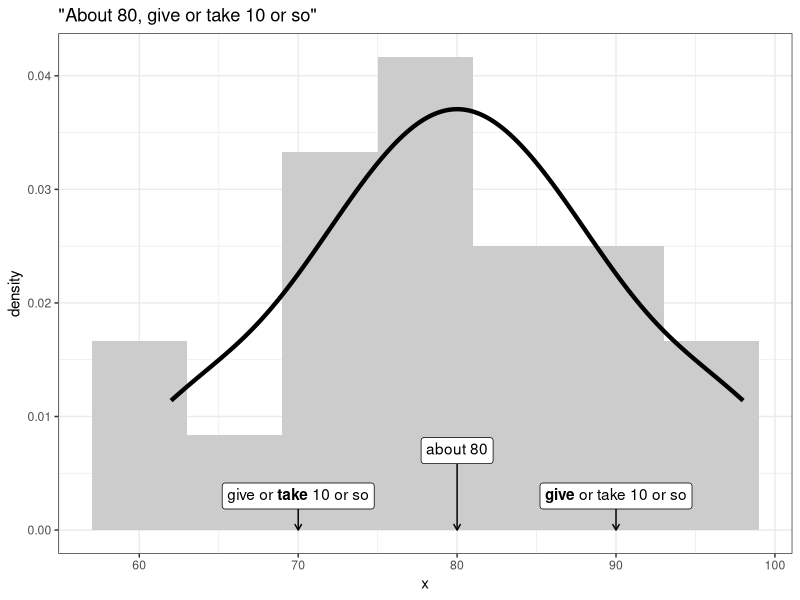
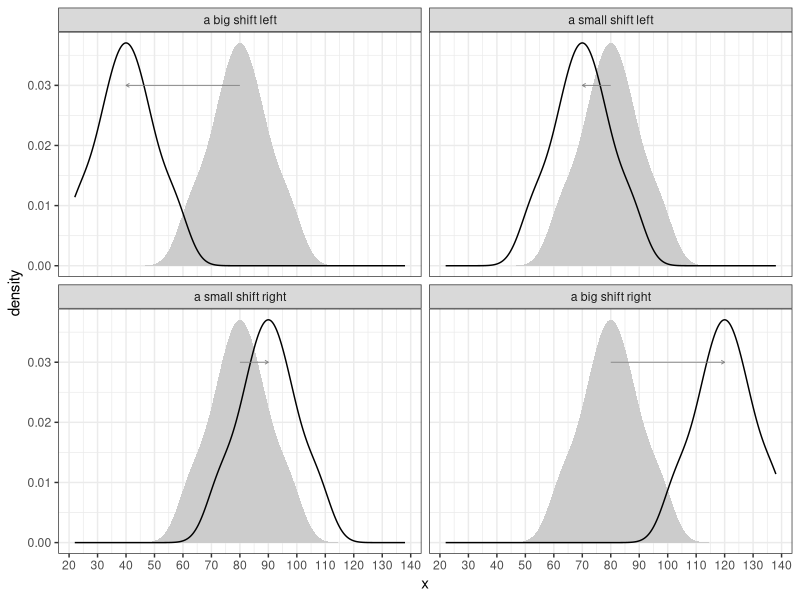
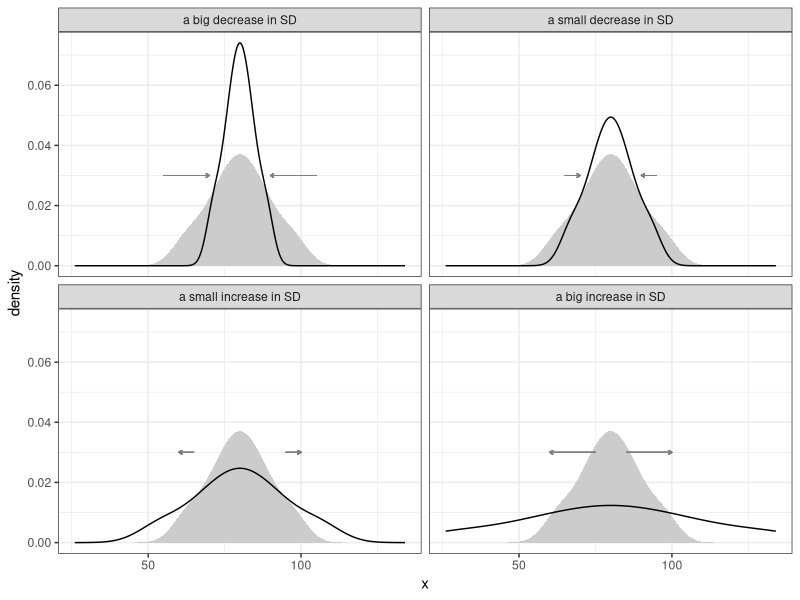
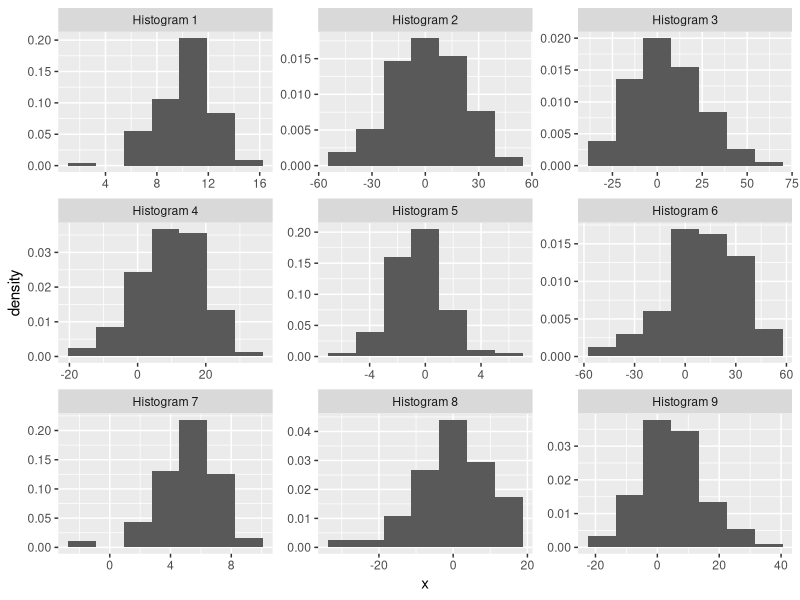
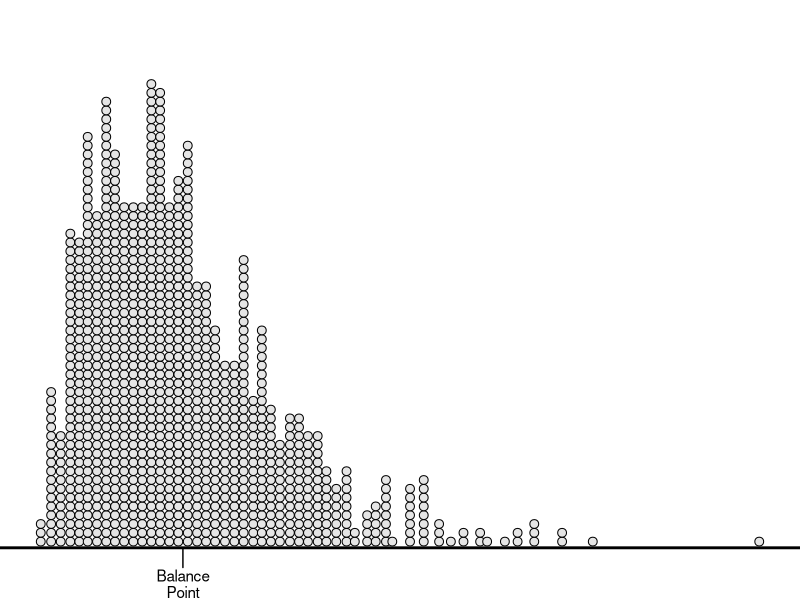
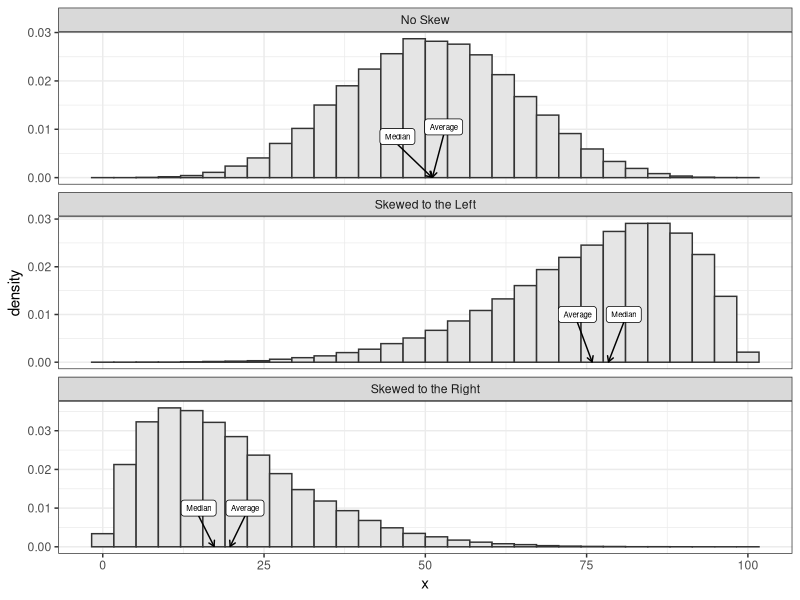
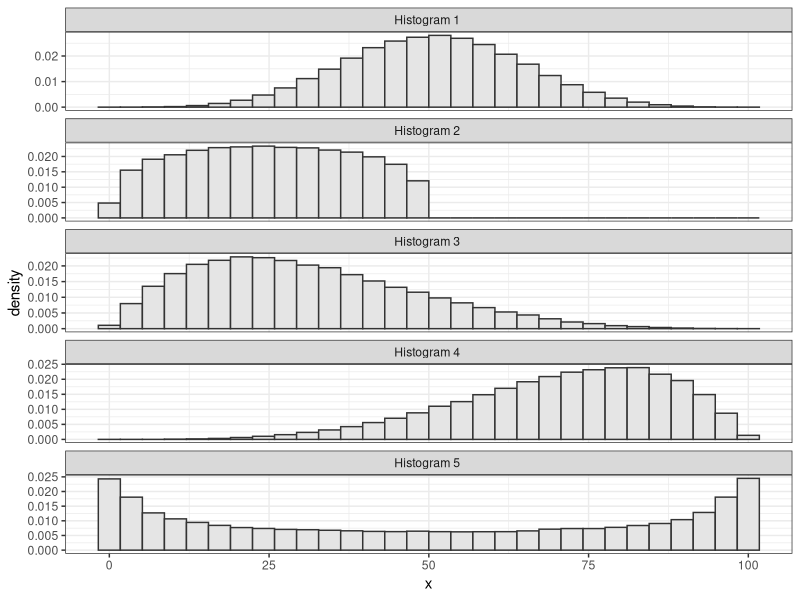
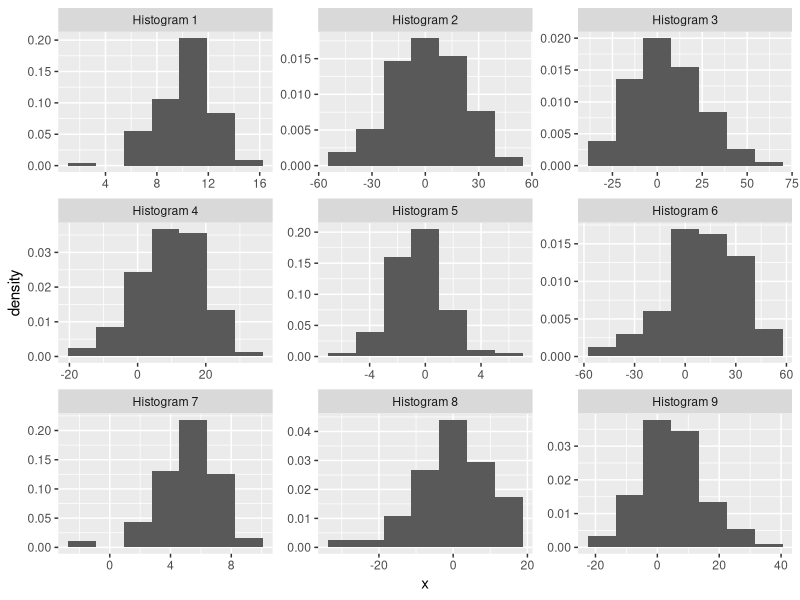

Generate these figures, in order, with R:
## ---- chunk 1
# packages for entire chapter
library(tidyverse)
library(ggtext)
library(kableExtra)

# options for entire document
knitr::opts_chunk$set(echo = TRUE)

# ggplot theme for entire document
doc_theme <- theme_bw() 
## ---- chunk 2

set.seed(13414)
x <- rnorm(10)
x <- x - mean(x)
df <- tibble(x = c(-abs(x), abs(x))) %>%
	mutate(x = (x - mean(x))/sd(x),
				 x = round(x, 1),
				 x = x*10, 
				 x = x + 80)
labs <- tribble(
  ~label, ~x, ~yend, ~y,
  "about 80",   80, 0, 0.007,
  "**give** or take 10 or so",   90, 0, 0.003,
   "give or **take** 10 or so",   70, 0, 0.003
)

kableExtra::kable(matrix(df$x,ncol = 5), format = "markdown")


## ---- chunk 3
ggplot(df, aes(x = x, y = ..density..)) + 
  geom_histogram(fill = "grey80", bins = 7) + 
  stat_density(geom = "line", size = 1.5) + 
	geom_segment(data = labs, aes(x = x, xend = x, y = y, yend = yend),
							 arrow = arrow(length = unit(0.07, "inches"))) + 
	geom_richtext(data = labs, aes(x = x, y = y, label = label)) + 
  doc_theme + 
	labs(title = '"About 80, give or take 10 or so"')
## ---- chunk 4
shift_df <- tibble(shift = c(-40, -10, 0, 10, 40), 
                   label = c("a big shift left",
                             "a small shift left",
                             "the original variable",
                             "a small shift right",
                             "a big shift right"))

shift2_df <- filter(shift_df, shift != 0)
mdf2 <- shift2_df %>%
  split(.$label) %>%
  map(~ mutate(df, 
               new_x = x + .$shift,
               label = .$label,
               shift = .$shift)) %>%
  bind_rows() %>%
  mutate(label = reorder(label, shift)) 

ann_df <- mdf2 %>%
  group_by(label, shift) %>%
  summarize(x = mean(x),
            xend = mean(new_x),
            y = 0.03) %>%
  mutate(yend = y)

ggplot(mdf2, aes(x = x, 
                y = ..density..)) + 
  facet_wrap(vars(label)) + 
  #stat_density(geom = "line", position = "identity") + 
  geom_density(fill = "grey80", color = NA) + 
  stat_density(aes(x = new_x), geom = "line", position = "identity", trim = FALSE) +
  geom_segment(data = ann_df, aes(x = x, xend = xend, y = y, yend = yend),
               size = 0.3, color = "grey50",
               arrow = arrow(length = unit(0.1,"cm"))) + 
	scale_x_continuous(breaks = c(seq(0, 140, by = 10))) + 
  doc_theme 
## ---- chunk 5

shift_df <- tibble(shift = c(.5, 0.75, 1, 1.5, 3), 
                   label = c("a big decrease in SD",
                             "a small decrease in SD",
                             "the original variable",
                             "a small increase in SD",
                             "a big increase in SD"), 
                   x0 = c(2.5, 1.5, 0,  1.5, 0.5),
                   x1 = c(1, 1, 0, 2, 2))

shift2_df <- filter(shift_df, shift != 1)
mdf2 <- shift2_df %>%
  split(.$label) %>%
  map(~ mutate(df, 
               new_x = (x - mean(x)),
  						 new_x = new_x*.$shift + mean(x),
               label = .$label,
               shift = .$shift)) %>%
  bind_rows() %>%
  mutate(label = reorder(label, shift))

ann_df_right <- mdf2 %>%
  left_join(shift_df) %>%
  mutate(y0 = .03,
         y1 = y0, 
  			 x0 = x0*10 + 80,
  			 x1 = x1*10 + 80) %>%
  mutate(label = reorder(label, shift))
ann_df_left <- ann_df_right %>%
  mutate(x0 = -x0 + 160,
          x1 = -x1 + 160)
ann_df <- bind_rows(ann_df_left, ann_df_right)

ggplot(mdf2, aes(x = x, 
                y = ..density..)) + 
  facet_wrap(vars(label)) + 
  #stat_density(geom = "line", position = "identity") + 
  geom_density(fill = "grey80", color = NA) + 
  stat_density(aes(x = new_x), geom = "line", position = "identity", trim = FALSE) +
  geom_segment(data = ann_df, aes(x = x0, xend = x1, y = y0, yend = y1),
               size = 0.3, color = "grey50",
               arrow = arrow(length = unit(0.1,"cm"))) + 
  doc_theme 
## ---- chunk 6
list_number <- c(1:9)
list_mean <- c(5, 10, 5, 10, 5, 0, 10, 0, 0)
list_sd <- c(20, 10, 10, 20, 2, 10, 2, 2, 20)

list_answers <- tibble(List = list_number,
       Mean = list_mean,
       SD = list_sd)%>%
  glimpse()

kable(list_answers)%>%
  kable_styling()
## ---- chunk 7
kable(list_answers)%>%
  kable_styling()
## ---- chunk 8
# Histograms
n <- 100
prec <- 0.1
n_draws <- 5000

sd0 <- function(x) {
	d <- x - mean(x)
	sqrt(mean(d^2))
}

search_pars <- list("mu" = c(0, 5, 10), "sigma" = c(2, 10, 20))

df <- NULL
group <- 0
for (i_mu in 1:length(search_pars$mu)) {
	mu <- search_pars$mu[i_mu]
	for (i_sigma in 1:length(search_pars$sigma)) {
		group <- group + 1
		sigma <- search_pars$sigma[i_sigma]
		draws <- round(rnorm(n_draws*n, mu, sigma))
		mat <- matrix(draws, nrow = n_draws)
		avgs <- apply(mat, 1, mean)
		sds <- apply(mat, 1, sd0)
		keep_index <- abs(avgs - mu) < prec & abs(sds - sigma) < prec
		keep_mat1 <- matrix(mat[keep_index, ], ncol = n)
		vals <- keep_mat1[1, ]
		df0 <- tibble(group = group, x = vals)
		df <- bind_rows(df, df0)
	}
}

## randomize groups
r_df <- tibble(group = 1:9) %>%
	mutate(rgroup = sample(1:9)) %>%
	mutate(fgroup = paste0("Histogram ", rgroup)) %>%
	glimpse()

df2 <- df %>%
	left_join(r_df)
# creat df to make kable of solutions
histograms_answers <- df2%>%
  rename(Histogram = fgroup)%>%
  group_by(Histogram)%>%
  summarise(Mean = round(mean(x), 2),
            SD = round(sd(x), 2))%>%
#  mutate(Histogram = fgroup)%>%
  glimpse()

ggplot(df2, aes(x = x, y = ..density..)) + 
	geom_histogram(bins = 7) + 
	facet_wrap(vars(fgroup), scales = "free")
ggsave("exercises/ex-3242.png", height = 6, width = 8)
## ---- chunk 9
histograms_answers%>%
  kable()%>%
  kable_styling()

## ---- chunk 10
set.seed(1234)
df <- tibble(x = rchisq(1000, df = 5))
ggplot(df, aes(x = x)) + 
  geom_dotplot(binwidth = .3, fill = "grey90") + 
  theme_void() + 
  theme(axis.line.x.bottom = element_line(size = 1), 
        axis.text.x = element_text(),
        axis.ticks.x = element_line(size = 0.5),
        axis.ticks.length.x = unit(.5, "cm")) + 
  scale_y_continuous(expand = expand_scale(mult = c(.005, .5))) + 
  #scale_x_continuous(breaks = c(quantile(df$x, 0.2), mean(df$x), quantile(df$x, 0.85)), labels = c("Would Fall\nto the Right", "Balance\nPoint", "Would Fall\nto the Left")) + 
	scale_x_continuous(breaks = mean(df$x), labels = c("Balance\nPoint")) 

## ---- chunk 11
library(tidyverse)
library(magrittr)

n <- 100000

l <- list()
l[[1]] <- tibble(x = rbeta(n, 10, 10), group = "No Skew") %>% 
	mutate(x = x - min(x),
				 x = 100*x/max(x))
l[[2]] <- tibble(x = rbeta(n, 2, 13), group = "Skewed to the Right") %>% 
	mutate(x = x - min(x),
				 x = 100*x/max(x))
l[[3]] <- tibble(x = rbeta(n, 8, 2), group = "Skewed to the Left") %>% 
	mutate(x = x - min(x),
				 x = 100*x/max(x))

df <- bind_rows(l)

sum_df <- df %>%
	group_by(group) %>%
	summarize(`Average` = mean(x),
						`Median` = median(x)) %>%
	pivot_longer(c("Average", "Median")) %>%
	mutate(y = 0) %>%
	glimpse()

library(ggrepel)
ggplot(df, aes(x = x, y = ..density..)) + 
	geom_histogram(color = "grey20", fill = "grey90") + 
	facet_wrap(vars(group), scales = "free_y", ncol = 1) + 
	#geom_point(data = sum_df, aes(x = value, y = y, shape = name, color = name), size = 2) +
	scale_shape_manual(values = c(1, 4)) + 
	labs(color = "Summary",
			 shape = "Summary") + 
	geom_label_repel(data = sum_df, aes(x = value, y = y, label = name), size = 2, nudge_y = 0.01,
									 arrow = arrow(length = unit(0.04, "npc"))) +
	theme_bw()
## ---- chunk 12
library(tidyverse)
library(magrittr)

n <- 100000

l <- list()
l[[1]] <- tibble(x = rbeta(n, 10, 10), group = 1) %>% 
	mutate(x = x - min(x),
				 x = 100*x/max(x))
l[[2]] <- tibble(x = rbeta(n, 1.3, 1.3), group = 2) %>% 
	mutate(x = x - min(x),
				 x = 50*x/max(x))
l[[3]] <- tibble(x = rbeta(n, 2, 5), group = 3) %>% 
	mutate(x = x - min(x),
				 x = 100*x/max(x))
l[[4]] <- tibble(x = rbeta(n, 5, 2), group = 4) %>% 
	mutate(x = x - min(x),
				 x = 100*x/max(x))
l[[5]] <- tibble(x = rbeta(n, 0.5, 0.5), group = 5) %>% 
	mutate(x = x - min(x),
				 x = 100*x/max(x))


df <- bind_rows(l) %>%
	mutate(group = paste0("Histogram ", group, sep = " "))

ggplot(df, aes(x = x, y = ..density..)) + 
	geom_histogram(color = "grey20", fill = "grey90") + 
	facet_wrap(vars(group), scales = "free_y", ncol = 1) + 
	theme_bw()
ggsave("exercises/ex-6753.png", height = 9, width = 6, bg = "transparent")
## ---- chunk 13
library(kableExtra)
x <- 1:5
avg <- mean(x)
d <- x - avg
d2 <- d^2

tibble(`$X$` = x, `$d$` = d, `$d^2$` = d2) %>%
  #kable(format = "latex", booktabs = TRUE, escape = FALSE) 
  kable(format = "markdown", escape = FALSE)
